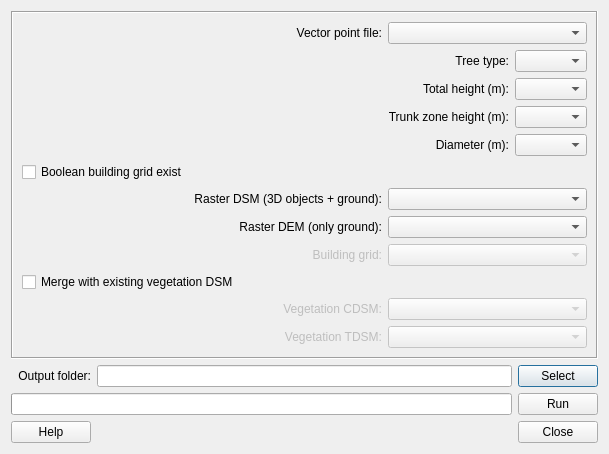
<?xml version="1.0" encoding="UTF-8"?>
<ui version="4.0">
 <class>TreeGeneratorDialogBase</class>
 <widget class="QDialog" name="TreeGeneratorDialogBase">
  <property name="geometry">
   <rect>
    <x>0</x>
    <y>0</y>
    <width>564</width>
    <height>433</height>
   </rect>
  </property>
  <property name="windowTitle">
   <string>Tree Generator</string>
  </property>
  <layout class="QGridLayout" name="gridLayout">
   <item row="0" column="0" colspan="3">
    <widget class="QFrame" name="frame">
     <property name="frameShape">
      <enum>QFrame::Box</enum>
     </property>
     <property name="frameShadow">
      <enum>QFrame::Sunken</enum>
     </property>
     <layout class="QGridLayout" name="gridLayout_2">
      <item row="0" column="1">
       <widget class="QLabel" name="label">
        <property name="text">
         <string>Vector point file:</string>
        </property>
        <property name="alignment">
         <set>Qt::AlignRight|Qt::AlignTrailing|Qt::AlignVCenter</set>
        </property>
        <property name="buddy">
         <cstring>comboBox_pointlayer</cstring>
        </property>
       </widget>
      </item>
      <item row="1" column="2">
       <widget class="QLabel" name="label_8">
        <property name="text">
         <string>Tree type:</string>
        </property>
        <property name="alignment">
         <set>Qt::AlignRight|Qt::AlignTrailing|Qt::AlignVCenter</set>
        </property>
       </widget>
      </item>
      <item row="1" column="3">
       <widget class="QComboBox" name="comboBox_ttype">
        <property name="toolTip">
         <string>&lt;html&gt;&lt;head/&gt;&lt;body&gt;&lt;p&gt;Two different tree types (shapes) are currently included: 1 = conifer and 2 = decidouos. There is also a possibility to remove vegetation by setting tree type = 0 and with an appropriate diameter to remove all vegetation pixels from the DSMs. &lt;/p&gt;&lt;/body&gt;&lt;/html&gt;</string>
        </property>
       </widget>
      </item>
      <item row="2" column="2">
       <widget class="QLabel" name="label_9">
        <property name="text">
         <string>Total height (m):</string>
        </property>
        <property name="alignment">
         <set>Qt::AlignRight|Qt::AlignTrailing|Qt::AlignVCenter</set>
        </property>
       </widget>
      </item>
      <item row="2" column="3">
       <widget class="QComboBox" name="comboBox_totalheight">
        <property name="toolTip">
         <string>This is the total height of the tree from the ground (magl).</string>
        </property>
       </widget>
      </item>
      <item row="3" column="2">
       <widget class="QLabel" name="label_10">
        <property name="text">
         <string>Trunk zone height (m):</string>
        </property>
        <property name="alignment">
         <set>Qt::AlignRight|Qt::AlignTrailing|Qt::AlignVCenter</set>
        </property>
       </widget>
      </item>
      <item row="3" column="3">
       <widget class="QComboBox" name="comboBox_trunkheight">
        <property name="toolTip">
         <string>This is the height up to the bottom of the canopy (magl)</string>
        </property>
       </widget>
      </item>
      <item row="4" column="2">
       <widget class="QLabel" name="label_7">
        <property name="text">
         <string>Diameter (m):</string>
        </property>
        <property name="alignment">
         <set>Qt::AlignRight|Qt::AlignTrailing|Qt::AlignVCenter</set>
        </property>
       </widget>
      </item>
      <item row="4" column="3">
       <widget class="QComboBox" name="comboBox_diameter">
        <property name="toolTip">
         <string>	This is the circular diameter of the tree in meter.</string>
        </property>
       </widget>
      </item>
      <item row="5" column="0">
       <widget class="QCheckBox" name="checkBoxOnlyBuilding">
        <property name="toolTip">
         <string>Tick this in if a boolen building grid exist for your model domain. This can be generated from the SOLWEIG-plugin.</string>
        </property>
        <property name="text">
         <string>Boolean building grid exist</string>
        </property>
       </widget>
      </item>
      <item row="6" column="1">
       <widget class="QLabel" name="label_2">
        <property name="text">
         <string>Raster DSM (3D objects + ground):</string>
        </property>
        <property name="alignment">
         <set>Qt::AlignRight|Qt::AlignTrailing|Qt::AlignVCenter</set>
        </property>
        <property name="buddy">
         <cstring>comboBox_DSM</cstring>
        </property>
       </widget>
      </item>
      <item row="7" column="1">
       <widget class="QLabel" name="label_3">
        <property name="text">
         <string>Raster DEM (only ground):</string>
        </property>
        <property name="alignment">
         <set>Qt::AlignRight|Qt::AlignTrailing|Qt::AlignVCenter</set>
        </property>
        <property name="buddy">
         <cstring>comboBox_DEM</cstring>
        </property>
       </widget>
      </item>
      <item row="8" column="1">
       <widget class="QLabel" name="label_4">
        <property name="enabled">
         <bool>false</bool>
        </property>
        <property name="text">
         <string>Building grid:</string>
        </property>
        <property name="alignment">
         <set>Qt::AlignRight|Qt::AlignTrailing|Qt::AlignVCenter</set>
        </property>
        <property name="buddy">
         <cstring>comboBox_Build</cstring>
        </property>
       </widget>
      </item>
      <item row="9" column="0" colspan="2">
       <widget class="QCheckBox" name="checkBoxMergeCDSM">
        <property name="text">
         <string>Merge with existing vegetation DSM</string>
        </property>
       </widget>
      </item>
      <item row="10" column="1">
       <widget class="QLabel" name="label_5">
        <property name="enabled">
         <bool>false</bool>
        </property>
        <property name="text">
         <string>Vegetation CDSM:</string>
        </property>
        <property name="alignment">
         <set>Qt::AlignRight|Qt::AlignTrailing|Qt::AlignVCenter</set>
        </property>
        <property name="buddy">
         <cstring>comboBox_Build</cstring>
        </property>
       </widget>
      </item>
      <item row="11" column="1">
       <widget class="QLabel" name="label_11">
        <property name="enabled">
         <bool>false</bool>
        </property>
        <property name="text">
         <string>Vegetation TDSM:</string>
        </property>
        <property name="alignment">
         <set>Qt::AlignRight|Qt::AlignTrailing|Qt::AlignVCenter</set>
        </property>
        <property name="buddy">
         <cstring>comboBox_Build</cstring>
        </property>
       </widget>
      </item>
      <item row="0" column="2" colspan="2">
       <widget class="QComboBox" name="comboBox_pointlayer">
        <property name="toolTip">
         <string>A point vector file including the appropriate attributes for generating the vegetation DSMs</string>
        </property>
       </widget>
      </item>
      <item row="6" column="2" colspan="2">
       <widget class="QComboBox" name="comboBox_DSM">
        <property name="toolTip">
         <string>A DSM consisting of ground and building heights.</string>
        </property>
       </widget>
      </item>
      <item row="7" column="2" colspan="2">
       <widget class="QComboBox" name="comboBox_DEM">
        <property name="toolTip">
         <string>A DEM cosisting of ground heights.</string>
        </property>
       </widget>
      </item>
      <item row="8" column="2" colspan="2">
       <widget class="QComboBox" name="comboBox_Build">
        <property name="enabled">
         <bool>false</bool>
        </property>
        <property name="toolTip">
         <string>A grid where building pixels are 0 and all other pixels are 1.</string>
        </property>
       </widget>
      </item>
      <item row="10" column="2" colspan="2">
       <widget class="QComboBox" name="comboBox_CDSM">
        <property name="enabled">
         <bool>false</bool>
        </property>
        <property name="toolTip">
         <string>A DSM consisting of pixels with vegetation heights above ground.</string>
        </property>
       </widget>
      </item>
      <item row="11" column="2" colspan="2">
       <widget class="QComboBox" name="comboBox_TDSM">
        <property name="enabled">
         <bool>false</bool>
        </property>
        <property name="toolTip">
         <string>A DSM consisting of pixels with vegetation trunk zone heights above ground.</string>
        </property>
       </widget>
      </item>
     </layout>
    </widget>
   </item>
   <item row="1" column="0">
    <widget class="QLabel" name="label_6">
     <property name="text">
      <string>Output folder:</string>
     </property>
     <property name="alignment">
      <set>Qt::AlignRight|Qt::AlignTrailing|Qt::AlignVCenter</set>
     </property>
    </widget>
   </item>
   <item row="1" column="1">
    <widget class="QLineEdit" name="textOutput"/>
   </item>
   <item row="1" column="2">
    <widget class="QPushButton" name="pushButtonSave">
     <property name="toolTip">
      <string>A specified folder where the result will be saved. Two geoTIFFs are created, one CDSM and one TDSM.</string>
     </property>
     <property name="text">
      <string>Select</string>
     </property>
    </widget>
   </item>
   <item row="2" column="0" colspan="2">
    <widget class="QProgressBar" name="progressBar">
     <property name="value">
      <number>0</number>
     </property>
     <property name="alignment">
      <set>Qt::AlignCenter</set>
     </property>
     <property name="format">
      <string/>
     </property>
    </widget>
   </item>
   <item row="2" column="2">
    <widget class="QPushButton" name="runButton">
     <property name="text">
      <string>Run</string>
     </property>
    </widget>
   </item>
   <item row="3" column="0">
    <widget class="QPushButton" name="helpButton">
     <property name="enabled">
      <bool>true</bool>
     </property>
     <property name="text">
      <string>Help</string>
     </property>
    </widget>
   </item>
   <item row="3" column="2">
    <widget class="QPushButton" name="closeButton">
     <property name="enabled">
      <bool>true</bool>
     </property>
     <property name="text">
      <string>Close</string>
     </property>
    </widget>
   </item>
  </layout>
 </widget>
 <resources/>
 <connections>
  <connection>
   <sender>checkBoxMergeCDSM</sender>
   <signal>clicked(bool)</signal>
   <receiver>comboBox_CDSM</receiver>
   <slot>setEnabled(bool)</slot>
   <hints>
    <hint type="sourcelabel">
     <x>165</x>
     <y>261</y>
    </hint>
    <hint type="destinationlabel">
     <x>544</x>
     <y>287</y>
    </hint>
   </hints>
  </connection>
  <connection>
   <sender>checkBoxMergeCDSM</sender>
   <signal>clicked(bool)</signal>
   <receiver>label_5</receiver>
   <slot>setEnabled(bool)</slot>
   <hints>
    <hint type="sourcelabel">
     <x>126</x>
     <y>261</y>
    </hint>
    <hint type="destinationlabel">
     <x>342</x>
     <y>287</y>
    </hint>
   </hints>
  </connection>
  <connection>
   <sender>checkBoxOnlyBuilding</sender>
   <signal>clicked(bool)</signal>
   <receiver>comboBox_DSM</receiver>
   <slot>setDisabled(bool)</slot>
   <hints>
    <hint type="sourcelabel">
     <x>98</x>
     <y>162</y>
    </hint>
    <hint type="destinationlabel">
     <x>544</x>
     <y>187</y>
    </hint>
   </hints>
  </connection>
  <connection>
   <sender>checkBoxOnlyBuilding</sender>
   <signal>clicked(bool)</signal>
   <receiver>comboBox_DEM</receiver>
   <slot>setDisabled(bool)</slot>
   <hints>
    <hint type="sourcelabel">
     <x>93</x>
     <y>162</y>
    </hint>
    <hint type="destinationlabel">
     <x>544</x>
     <y>212</y>
    </hint>
   </hints>
  </connection>
  <connection>
   <sender>checkBoxOnlyBuilding</sender>
   <signal>clicked(bool)</signal>
   <receiver>comboBox_Build</receiver>
   <slot>setEnabled(bool)</slot>
   <hints>
    <hint type="sourcelabel">
     <x>78</x>
     <y>162</y>
    </hint>
    <hint type="destinationlabel">
     <x>544</x>
     <y>237</y>
    </hint>
   </hints>
  </connection>
  <connection>
   <sender>checkBoxOnlyBuilding</sender>
   <signal>clicked(bool)</signal>
   <receiver>label_4</receiver>
   <slot>setEnabled(bool)</slot>
   <hints>
    <hint type="sourcelabel">
     <x>68</x>
     <y>162</y>
    </hint>
    <hint type="destinationlabel">
     <x>342</x>
     <y>237</y>
    </hint>
   </hints>
  </connection>
  <connection>
   <sender>checkBoxOnlyBuilding</sender>
   <signal>clicked(bool)</signal>
   <receiver>label_2</receiver>
   <slot>setDisabled(bool)</slot>
   <hints>
    <hint type="sourcelabel">
     <x>127</x>
     <y>162</y>
    </hint>
    <hint type="destinationlabel">
     <x>342</x>
     <y>187</y>
    </hint>
   </hints>
  </connection>
  <connection>
   <sender>checkBoxOnlyBuilding</sender>
   <signal>clicked(bool)</signal>
   <receiver>label_3</receiver>
   <slot>setDisabled(bool)</slot>
   <hints>
    <hint type="sourcelabel">
     <x>111</x>
     <y>162</y>
    </hint>
    <hint type="destinationlabel">
     <x>342</x>
     <y>212</y>
    </hint>
   </hints>
  </connection>
  <connection>
   <sender>closeButton</sender>
   <signal>clicked()</signal>
   <receiver>TreeGeneratorDialogBase</receiver>
   <slot>accept()</slot>
   <hints>
    <hint type="sourcelabel">
     <x>554</x>
     <y>414</y>
    </hint>
    <hint type="destinationlabel">
     <x>281</x>
     <y>204</y>
    </hint>
   </hints>
  </connection>
  <connection>
   <sender>checkBoxMergeCDSM</sender>
   <signal>clicked(bool)</signal>
   <receiver>comboBox_TDSM</receiver>
   <slot>setEnabled(bool)</slot>
   <hints>
    <hint type="sourcelabel">
     <x>93</x>
     <y>252</y>
    </hint>
    <hint type="destinationlabel">
     <x>370</x>
     <y>302</y>
    </hint>
   </hints>
  </connection>
  <connection>
   <sender>checkBoxMergeCDSM</sender>
   <signal>clicked(bool)</signal>
   <receiver>label_11</receiver>
   <slot>setEnabled(bool)</slot>
   <hints>
    <hint type="sourcelabel">
     <x>58</x>
     <y>253</y>
    </hint>
    <hint type="destinationlabel">
     <x>275</x>
     <y>312</y>
    </hint>
   </hints>
  </connection>
 </connections>
</ui>
